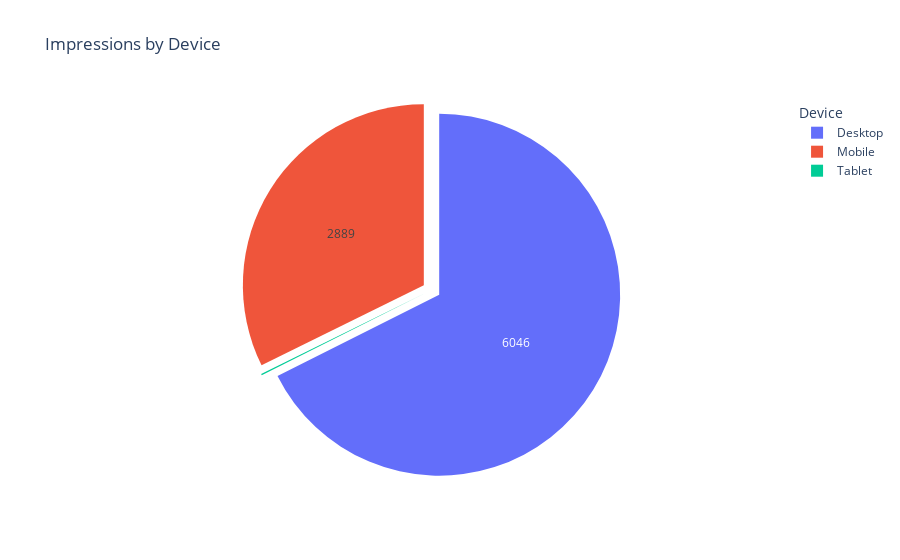

Notebook code for this chart:
### Markdown cell above
### Process 1D (Output 2) Pie Chart for Impressions by Device Type

### Code cell
def plot_impressions_by_device(output_folder=".", save_charts=False):

    # Process
    fig = px.pie(
        df_devices,
        names="Device",
        values="Impressions",
        title="Impressions by Device",
        hole=0, 
    )
    
    fig.update_traces(
        textinfo='value',  
        textposition='inside',
        pull=[0.05]*len(df_devices),  
        insidetextorientation='auto',
        showlegend=True
    )

    fig.update_layout(
        uniformtext_minsize=12,
        uniformtext_mode='hide',
        legend_title_text="Device",
    )

    # Print Results
    fig.show()

    # Save Chart
    if save_charts:
        os.makedirs(output_folder, exist_ok=True)
        file_path = os.path.join(output_folder, "13_GSC_Impressions_By_Device.png")
        fig.write_image(file_path)
        print(f"Saved to {file_path}")

plot_impressions_by_device(output_folder="Output", save_charts=True)

# Process Powerpoint
slide11 = ppt.slides[10]
for shape in slide11.shapes:
    if not shape.has_text_frame:
        continue
    for paragraph in shape.text_frame.paragraphs:
        for run in paragraph.runs:
            if "Website" in run.text:
                text = run.text
                text = text.replace("Website", ppt_website)
                run.text = text
image_path = os.path.join(output_folder, "13_GSC_Impressions_By_Device.png")
left = Inches(1)  
top = Inches(1.5)    
width = Inches(6) 
height = Inches(4)
for shape in list(slide11.shapes):
    if shape.shape_type == MSO_SHAPE_TYPE.PICTURE:
        slide11.shapes._spTree.remove(shape._element)
pic = slide11.shapes.add_picture(image_path, left, top, width=width, height=height)

ppt.save(f"{month}_{year}_Performance_Report.pptx")
print("saved")

### Figure 1 — Plotly figure (JSON) as saved in the notebook; plotly's stock layout.template omitted (floating-point values rounded to 4 significant figures)
{"data": [{"domain": {"x": [0, 1], "y": [0, 1]}, "hole": 0, "hovertemplate": "Device=%{label}<br>Impressions=%{value}<extra></extra>", "insidetextorientation": "auto", "labels": ["Desktop", "Mobile", "Tablet"], "legendgroup": "", "name": "", "pull": [0.05, 0.05, 0.05], "showlegend": true, "textinfo": "value", "textposition": "inside", "type": "pie", "values": [6046, 2889, 10]}], "layout": {"autosize": true, "legend": {"title": {"text": "Device"}, "tracegroupgap": 0}, "title": {"text": "Impressions by Device"}, "uniformtext": {"minsize": 12, "mode": "hide"}}}
